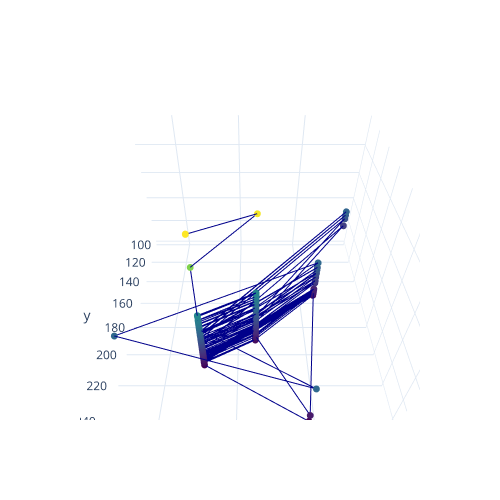

Here is the notebook cell this chart was saved with:
### Markdown cell above
- 两个探针间切换次数超过11视为疑似，超过50则确定
- 探针平均切换时间小于300s
- 探针相对距离小于89
- 探针最大切换速度大于26的必定为跳动轨迹
- 探针最大切换速度小于4的必定不为跳动轨迹

### Code cell
df_wifiposNew = df_wifipos.copy()
mac = mac_list[100]
df_now = utils.GetDfNow(df,mac)
utils.Show3DTrack_Origin(df_now,df_wifiposNew)

### Figure 1 — Plotly figure (JSON) as saved in the notebook; plotly's stock layout.template omitted (floating-point values rounded to 4 significant figures; data arrays with more than 128 entries replaced by an {"elided": "..."} marker saying what was removed)
{"data": [{"line": {"color": "darkblue", "width": 2}, "marker": {"color": {"elided": "183 float values"}, "colorscale": [[0, "#440154"], [0.1111, "#482878"], [0.2222, "#3e4989"], [0.3333, "#31688e"], [0.4444, "#26828e"], [0.5556, "#1f9e89"], [0.6667, "#35b779"], [0.7778, "#6ece58"], [0.8889, "#b5de2b"], [1, "#fde725"]], "size": 4}, "type": "scatter3d", "x": {"elided": "183 float values"}, "y": {"elided": "183 float values"}, "z": {"elided": "183 float values"}}], "layout": {"autosize": true, "height": 500, "scene": {"aspectmode": "manual", "aspectratio": {"x": 1, "y": 1, "z": 0.7}, "camera": {"eye": {"x": 0, "y": 1.071, "z": 1}, "up": {"x": 0, "y": 0, "z": 1}}}, "width": 500}}
